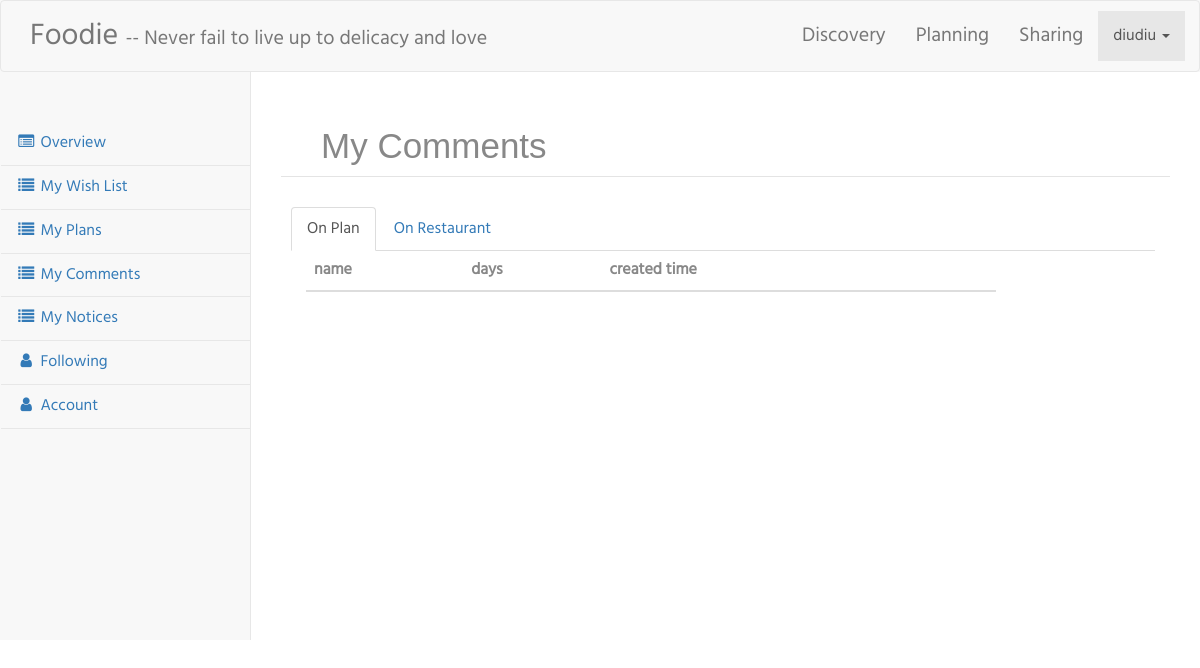
The app's page /customer/myComment.php (signed in), older data.
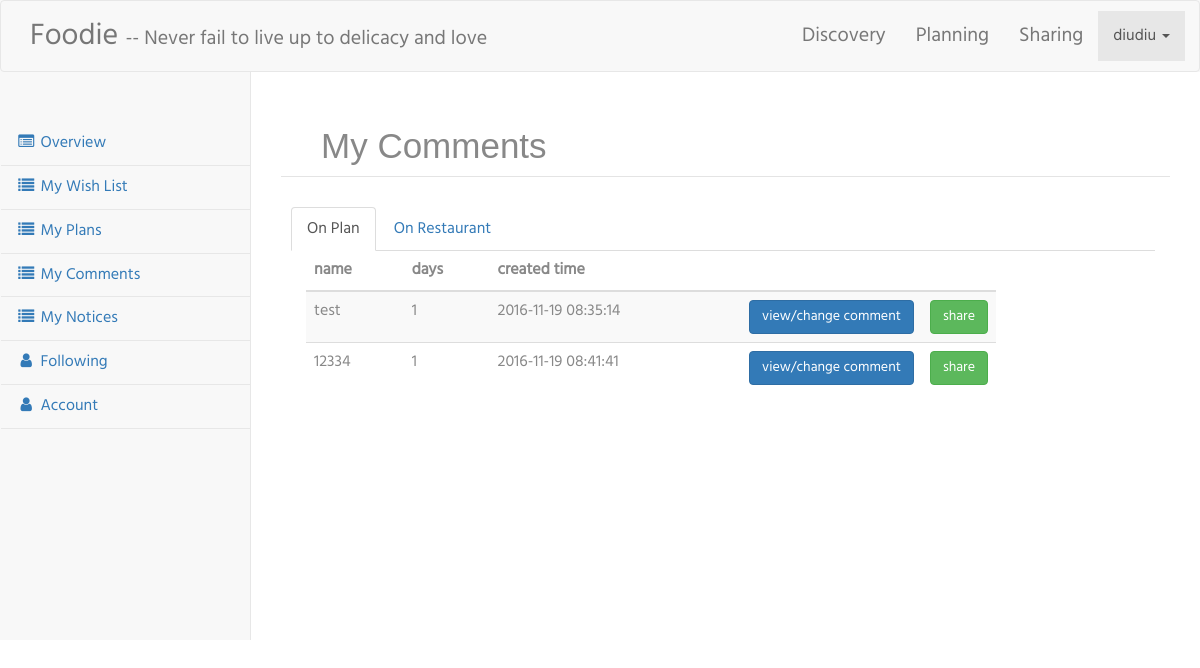
The same page, newer data.
### tables this page shows
CREATE TABLE `plan_comment` (
  `comment_id` int(11) NOT NULL,
  `plan_id` int(11) NOT NULL,
  `content` text NOT NULL
);

CREATE TABLE `plan` (
  `plan_id` int(11) NOT NULL,
  `user_id` int(11) NOT NULL,
  `name` varchar(50) NOT NULL,
  `days` int(11) NOT NULL,
  `time` timestamp NOT NULL DEFAULT CURRENT_TIMESTAMP ON UPDATE CURRENT_TIMESTAMP,
  `is_completed` int(11) NOT NULL
);

### functions.php (called while the page is built, shortened)
<?php
  function get_user_id(){
      if(isset($_SESSION['user_id']))
          return $_SESSION['user_id'];
      else
          return null;
  }
?>

### customer/myComment.php (the view, shortened to what this page needs)
<?php include("common/nav.php"); ?>
<?php
require_once("../functions.php");
$user_id = get_user_id();
$query = "SELECT * FROM plan P, plan_comment C WHERE P.user_id ='{$user_id}' AND P.plan_id = C.plan_id";
$result = mysql_query($query);
$i = 0;
$len = mysql_num_rows($result);
while($row=mysql_fetch_assoc($result))
{
    $plan_id[$i] = $row['plan_id'];
    $name[$i] = $row['name'];
    $days[$i] = $row['days'];
    $time[$i] = $row['time'];
    $i++;
}
?>
<div id="page-wrapper">
    <div class="basic-grey">
        <h1 style="font-size:35px;font-family:Arial">My Comments
        </h1>
        <ul id="myTab" class="nav nav-tabs">
            <li class="active">
                <a href="#plan" data-toggle="tab">
                    On Plan
                </a>
            </li>
            <li><a href="#restaurant" data-toggle="tab">On Restaurant</a></li>
        </ul>
        <div id="myTabContent" class="tab-content">
            <div class="col-sm-10 tab-pane fade in active" id="plan">
                <table class="table table-striped">
                    <thead>
                    <tr>
                        <th>
                            name
                        </th>
                        <th>
                            days
                        </th>
                        <th>
                            created time
                        </th>
                        <th></th>
                        <th></th>
                    </tr>
                    </thead>
                    <tbody>
                    <?php
                    for ($i=0;$i<$len;$i++){
                        echo "<tr><td>".$name[$i];
                        echo "</td><td>".$days[$i];
                        echo "</td><td>".$time[$i];
                        echo "</td><td style='width: 10%;'><a role='button' class='btn btn-primary btn-xl'
                                 href='commentPlan.php?id=".$plan_id[$i]."'>view/change comment</a>";
                        echo "</td><td style='width: 10%;'><a role='button' class='btn btn-success btn-xl'
                                 href='javascript:void(0);' onclick='share_plan(".$plan_id[$i].")'>share</a></td></tr>";
                    }
                    ?>
                    </tbody>
                </table>
            </div>
        </div>
    </div>
</div>

### customer/common/nav.php (shortened to what this page needs)
<nav class="navbar navbar-default" role="navigation" style="margin-bottom: 0">
    <div class="container nav-container">
        <div class="navbar-header">
            <a class="navbar-brand head" href="../index.php">Foodie <small>-- Never fail to live up to delicacy and love</small></a>
        </div>
        <div class="collapse navbar-collapse" id="top-navbar-1">
            <ul class="nav navbar-nav navbar-right">
                <li><a class="scroll-link nav-text" href="../index.php">Discovery</a></li>
                <li><a class="scroll-link nav-text" href="#">Planning</a></li>
                <li><a class="scroll-link nav-text" href="#">Sharing</a></li>
                <ul class="nav navbar-nav navbar-right">
                    <li class="dropdown active">
                        <a href="#" class="dropdown-toggle" id="nav-user" data-type="1" data-toggle="dropdown" role="button" aria-haspopup="true" aria-expanded="false">
                            <?php
                            if (!$_SESSION['user_name']) {
                                header("Location:../login.php");
                            }
                            else
                                echo $_SESSION['user_name'];
                            ?>
                            <span class="caret"></span>
                        </a>
                    </li>
                </ul>
            </ul>
        </div>
    </div>
    <div class="sidebar page-sidebar" role="navigation">
        <div class="sidebar-nav navbar-collapse">
            <ul class="nav" id="side-menu">
                <li>
                    <a href="index.php"><i class="fa fa-list-alt fa-fw"></i> Overview
                    </a>
                </li>
                <li>
                    <a href="myWishList.php"><i class="fa fa-list fa-fw"></i> My Wish List
                    </a>
                </li>
                <li>
                    <a href="myPlan.php"><i class="fa fa-list fa-fw"></i> My Plans
                    </a>
                </li>
                <li >
                    <a href="myComment.php"><i class="fa fa-list fa-fw"></i> My Comments
                    </a>
                </li>
                <li>
                    <a href="myNotices.php"><i class="fa fa-list fa-fw"></i> My Notices
                    </a>
                </li>
                <li>
                    <a href="myFollowing.php"><i class="fa fa-user fa-fw"></i> Following
                    </a>
                </li>
                <li>
                    <a href="myAccountDisplay.php"><i class="fa fa-user fa-fw"></i> Account
                    </a>
                </li>
            </ul>
        </div>
    </div>
</nav>

### css/style.css (style rules this page uses)
h4, h5, h6, h1, h2, h3 { margin: 0; }
ul, ol { margin: 0; }
html, body { font-family: 'Hind-Regular'; font-size: 100%; background:#fff; }
a { text-decoration: none; }

### css/sb-admin-2.css (style rules this page uses)
body { background-color: #f8f8f8; }
#page-wrapper { padding: 0 15px; min-height: 568px; background-color: #fff; }
@media (min-width:768px) { #page-wrapper { position: inherit; margin: 0 0 0 250px; padding: 70px 30px; border-left: 1px solid #e7e7e7; } }
.sidebar .sidebar-nav.navbar-collapse { padding-right: 0; padding-left: 0; }
.sidebar ul li { border-bottom: 1px solid #e7e7e7; }
@media (min-width:768px) { .sidebar { z-index: 1; position: absolute; width: 250px; margin-top: 51px; } }

### customer/common/nav.php (style rules this page uses)
.head { font-size: 30px; }
.head small { font-size: 20px; }
.nav-text { font-size: 20px; }
.nav-container { margin-top: 10px; margin-bottom: 10px; }

### customer/myComment.php (style rules this page uses)
.basic-grey { margin-top:-30px; margin-left:auto; margin-right:auto; max-width: 1000px; background: #fff; padding: 25px 15px 25px 10px; font: 20px,"Arial"; color: #888; border:0px solid #E4E4E4; }
.basic-grey h1 { font-size: 35px; padding: 0px 0px 10px 40px; display: block; border-bottom:1px solid #E4E4E4; margin: -10px -15px 30px -10px;; color: #888; }

Row changes from the older to the newer data that the page shows:
added plan_comment: content "test"
added plan: name "12334"
Text that changed along with them:
new list line: "1 2016-11-19 08:35:14 view/change comment share"
new list line: "1 2016-11-19 08:41:41 view/change comment share"
